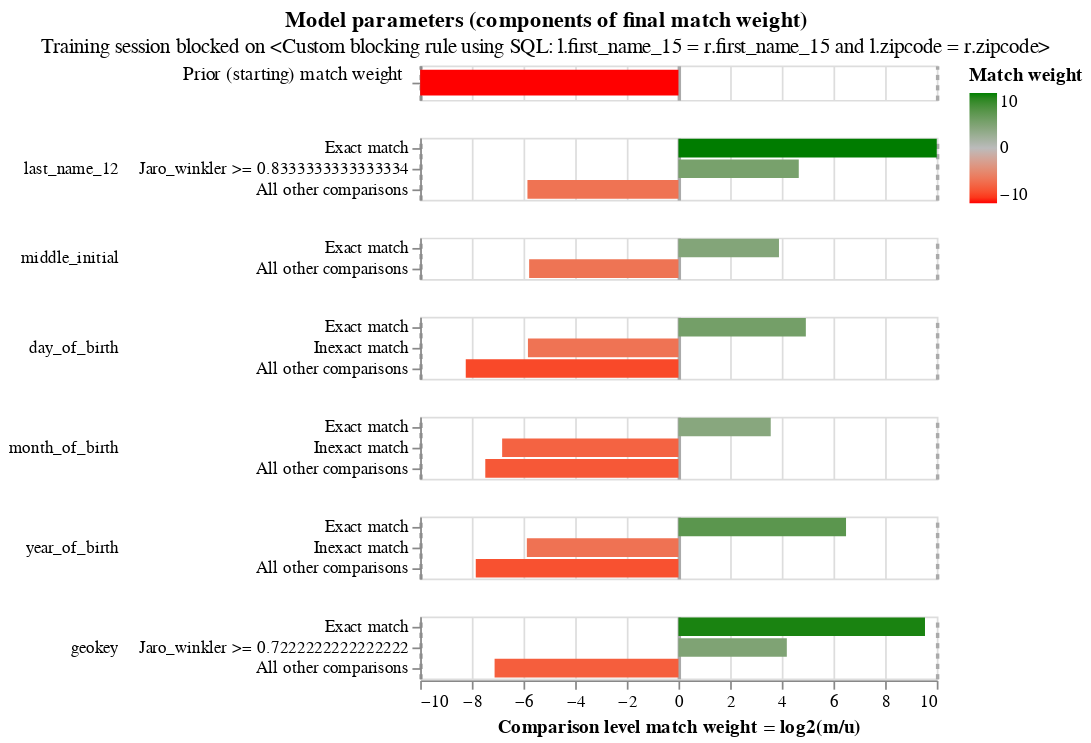

The code cell stored with this chart in its notebook:
### Code cell
em_session_1.match_weights_interactive_history_chart()
